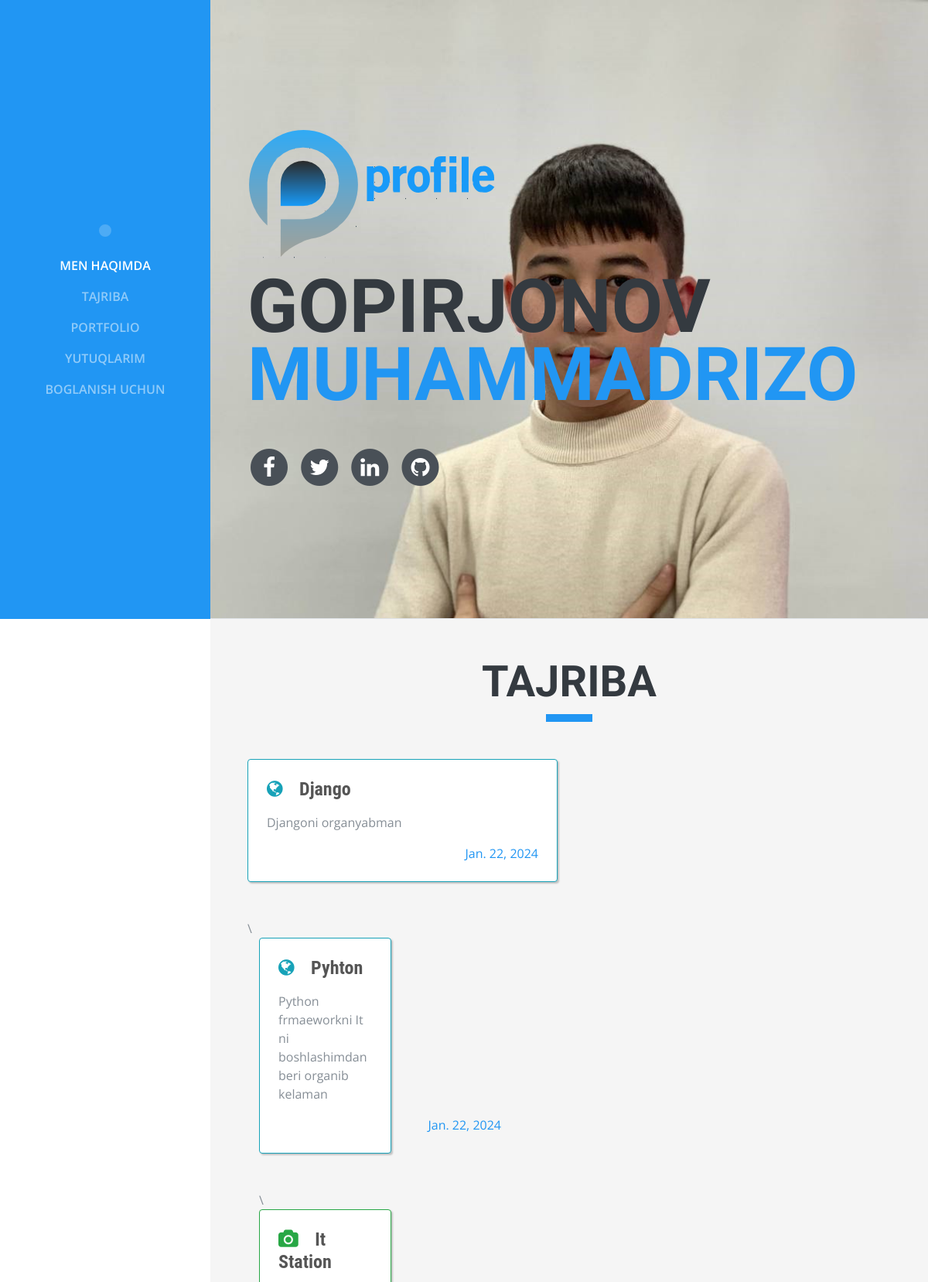
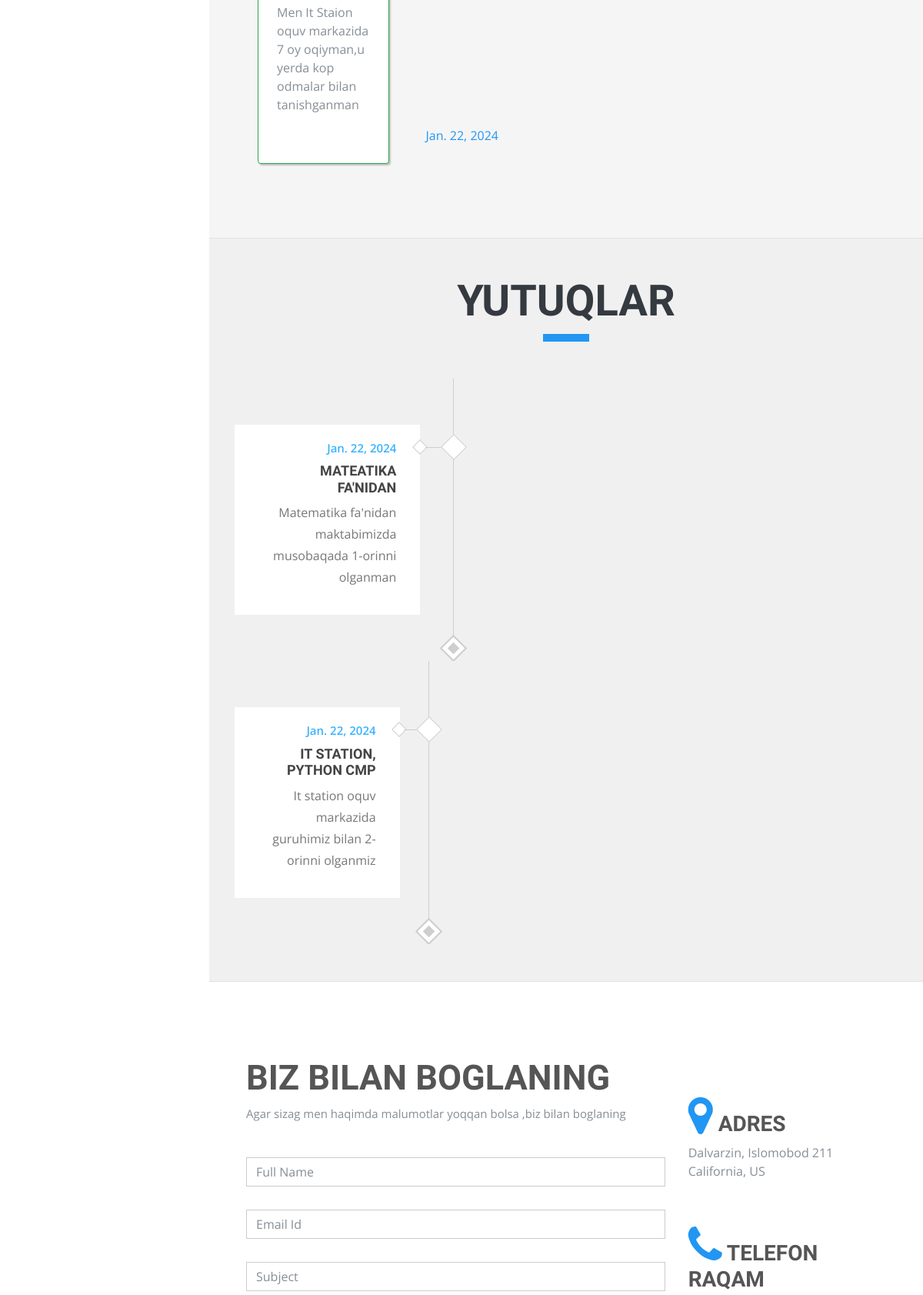
The page / (upper part) on the database its author committed (2 pictures, top to bottom).
### main/models.py (models this page shows)
class Experience(models.Model):
    title = models.CharField(max_length=25)
    description = models.CharField(max_length=2555)
    data = models.DateField(auto_now=True)

class Awards(models.Model):
    date = models.DateField(auto_now=True)
    title = models.CharField(max_length=25)
    description = models.CharField(max_length=2555)

class Contact(models.Model):
    description = models.CharField(max_length=2555)
    facebook = models.CharField(max_length=255)
    twitter = models.CharField(max_length=255)

### main/views.py (the view)
# urls.py: path('', index_view,name='index_url')
def index_view(request):
    context = {
        'banner' : Banner.objects.last(),
        'r_experience': Experience.objects.all().order_by('-id')[:2],
        'l_experience': Experience.objects.all().order_by('-id')[2:4],
        'awards' : Awards.objects.all().order_by('-id')[:2],
        'contact' : Contact.objects.last()
    }
    return render(request,'index.html', context)

### templates/index.html (shortened to what this page needs)
{% load static %}
<!DOCTYPE html>
<html lang="en">
<head>
    <link href="{% static 'css/bootstrap/bootstrap.min.css' %}" rel="stylesheet">
    <link href="{% static 'font-awesome/css/font-awesome.min.css' %}" rel="stylesheet">
    <link href="{% static 'css/devicons/css/devicons.min.css' %}" rel="stylesheet">
    <link href="{% static 'css/simple-line-icons/css/simple-line-icons.css' %}" rel="stylesheet">
    <link href="{% static 'css/style.css' %}" rel="stylesheet">
</head>
<body id="page-top">
    <nav class="navbar navbar-expand-lg navbar-dark bg-primary fixed-top" id="sideNav">
      <a class="navbar-brand js-scroll-trigger" href="#page-top">
        <span class="d-none d-lg-block">
          <img class="img-fluid img-profile rounded-circle mx-auto mb-2" src="{{ banner.photo.url }}" alt="">
        </span>
      </a>
        <div class="collapse navbar-collapse" id="navbarSupportedContent">
            <ul class="navbar-nav">
                <li class="nav-item">
                    <a class="nav-link js-scroll-trigger" href="#about">Men haqimda</a>
                </li>
                <li class="nav-item">
                    <a class="nav-link js-scroll-trigger" href="#experience">Tajriba</a>
                </li>
                <li class="nav-item">
                    <a class="nav-link js-scroll-trigger" href="#portfolio">Portfolio</a>
                </li>
                <li class="nav-item">
                    <a class="nav-link js-scroll-trigger" href="#awards">Yutuqlarim</a>
                </li>
                <li class="nav-item">
                    <a class="nav-link js-scroll-trigger" href="#contact">Boglanish uchun</a>
                </li>
            </ul>
        </div>
    </nav>
    <div class="container-fluid p-0">
      <section class="resume-section p-3 p-lg-5 d-flex d-column" id="about">
          <div class="my-auto" >
              <img src="{% static 'img/logo-s.png' %}" class="img-fluid mb-3" alt="">
              <h1 class="mb-0">Gopirjonov
                <span class="text-primary">Muhammadrizo</span>
              </h1>
              <ul class="list-inline list-social-icons mb-0">
                  <li class="list-inline-item">
                      <a href="https://www.facebook.com/">
                  <span class="fa-stack fa-lg">
                    <i class="fa fa-circle fa-stack-2x"></i>
                    <i class="fa fa-facebook fa-stack-1x fa-inverse"></i>
                  </span>
                </a>
                  </li>
                  <li class="list-inline-item">
                      <a href="https://twitter.com/home">
                  <span class="fa-stack fa-lg">
                    <i class="fa fa-circle fa-stack-2x"></i>
                    <i class="fa fa-twitter fa-stack-1x fa-inverse"></i>
                  </span>
                </a>
                  </li>
                  <li class="list-inline-item">
                      <a href="#">
                  <span class="fa-stack fa-lg">
                    <i class="fa fa-circle fa-stack-2x"></i>
                    <i class="fa fa-linkedin fa-stack-1x fa-inverse"></i>
                  </span>
                </a>
                  </li>
                  <li class="list-inline-item">
                      <a href="https://github.com/Muhammadrizo1101">
                  <span class="fa-stack fa-lg">
                    <i class="fa fa-circle fa-stack-2x"></i>
                    <i class="fa fa-github fa-stack-1x fa-inverse"></i>
                  </span>
                </a>
                  </li>
              </ul>
          </div>
      </section>
      <section class="resume-section p-3 p-lg-5 " id="experience">
          <div class="row my-auto">
              <div class="col-12">
                <h2 class="  text-center">Tajriba</h2>
                <div class="mb-5 heading-border"></div>
              </div>
              {% for i in r_experience %}
              <div class="resume-item col-md-6 col-sm-12 " >
                <div class="card mx-0 p-4 mb-5" style="border-color: #17a2b8; box-shadow: 2px 2px 2px rgba(0, 0, 0, 0.21);">
                  <div class=" resume-content mr-auto">
                      <h4 class="mb-3"><i class="fa fa-globe mr-3 text-info"></i> {{ i.title }}</h4>
                      <p>{{ i.description }}</p>
                  </div>
                  <div class="resume-date text-md-right">
                      <span class="text-primary">{{ i.data }}</span>
                  </div>
                </div>\
                  {% endfor %}
              </div>
               <div class="resume-item col-md-6 col-sm-12">
                <div class="card mx-0 p-4 mb-5" style="border-color: #28a745; box-shadow: 2px 2px 2px rgba(0, 0, 0, 0.21);">
                 {% for i in l_experience %}
                  <div class="resume-content mr-auto">
                      <h4 class="mb-3"><i class="fa fa-camera mr-3 text-success"></i> {{ i.title }}</h4>
                      <p>{{ i.description }}</p>
                  </div>
                  <div class="resume-date text-md-right">
                      <span class="text-primary">{{ i.data }}</span>
                  </div>
                </div>
                   {% endfor %}
              </div>
          </div>
      </section>
      <section class="resume-section p-3 p-lg-5 d-flex flex-column" id="awards">
          <div class="row my-auto">
              <div class="col-12">
                <h2 class="  text-center">Yutuqlar</h2>
                <div class="mb-5 heading-border"></div>
              </div>
                {% for i in awards %}
              <div class="main-award" id="award-box">
                  <div class="award">
                      <div class="award-icon"></div>
                      <div class="award-content">
                          <span class="date">{{ i.date }}</span>
                          <h5 class="title">{{ i.title }}</h5>
                          <p class="description">
                            {{ i.description }}
                          </p>
                      </div>
                  </div>
              </div>
              {% endfor %}
          </div>
      </section>
      <section class="resume-section p-3 p-lg-5 d-flex flex-column">
          <div class="row my-auto" id="contact">
            <div class="col-md-8">
              <div class="contact-cont">
                <h3>Biz bilan boglaning</h3>
                <p>{{ contact.description }}</p>
              </div>
              <div class="row con-form">
                <div class="col-md-12">
                  <input type="text" name="full-name" placeholder="Full Name" class="form-control">
                </div>
                <div class="col-md-12">
                  <input type="text" name="email" placeholder="Email Id" class="form-control">
                </div>
                <div class="col-md-12">
                  <input type="text" name="subject" placeholder="Subject" class="form-control">
                </div>
                <div class="col-md-12"><textarea name="" id=""></textarea></div>
              </div>
            </div>
            <div class="col-md-4 col-sm-12 mt-5">
              <div class="contact-cont2">
                <div class="contact-add contact-box-desc">
                  <h3><i class="fa fa-map-marker cl-atlantis fa-2x"></i> Adres</h3>
                  <p>Dalvarzin, Islomobod 211 <br>
                  California, US <br></p>
                </div>
                <div class="contact-phone contact-side-desc contact-box-desc">
                  <h3><i class="fa fa-phone cl-atlantis fa-2x"></i> Telefon Raqam</h3>
                </div>
              </div>
            </div>
          </div>
      </section>
    </div>
</body>
</html>

### rows shown on the page
Experience: title "Django", description "Djangoni organyabman", data "Jan. 22, 2024"
Experience: title "Pyhton", description "Python frmaeworkni It ni boshlashimdan beri organib kelaman", data "Jan. 22, 2024"
Experience: title "It Station", description "Men It Staion oquv markazida 7 oy oqiyman,u yerda kop odmalar bilan tanishganman", data "Jan. 22, 2024"
Awards: date "Jan. 22, 2024", title "MATEATIKA FA'NIDAN", description "Matematika fa'nidan maktabimizda musobaqada 1-orinni olganman"
Awards: date "Jan. 22, 2024", title "IT STATION, PYTHON CMP", description "It station oquv markazida guruhimiz bilan 2-orinni olganmiz"
Contact: description "Agar sizag men haqimda malumotlar yoqqan bolsa ,biz bilan boglaning"
